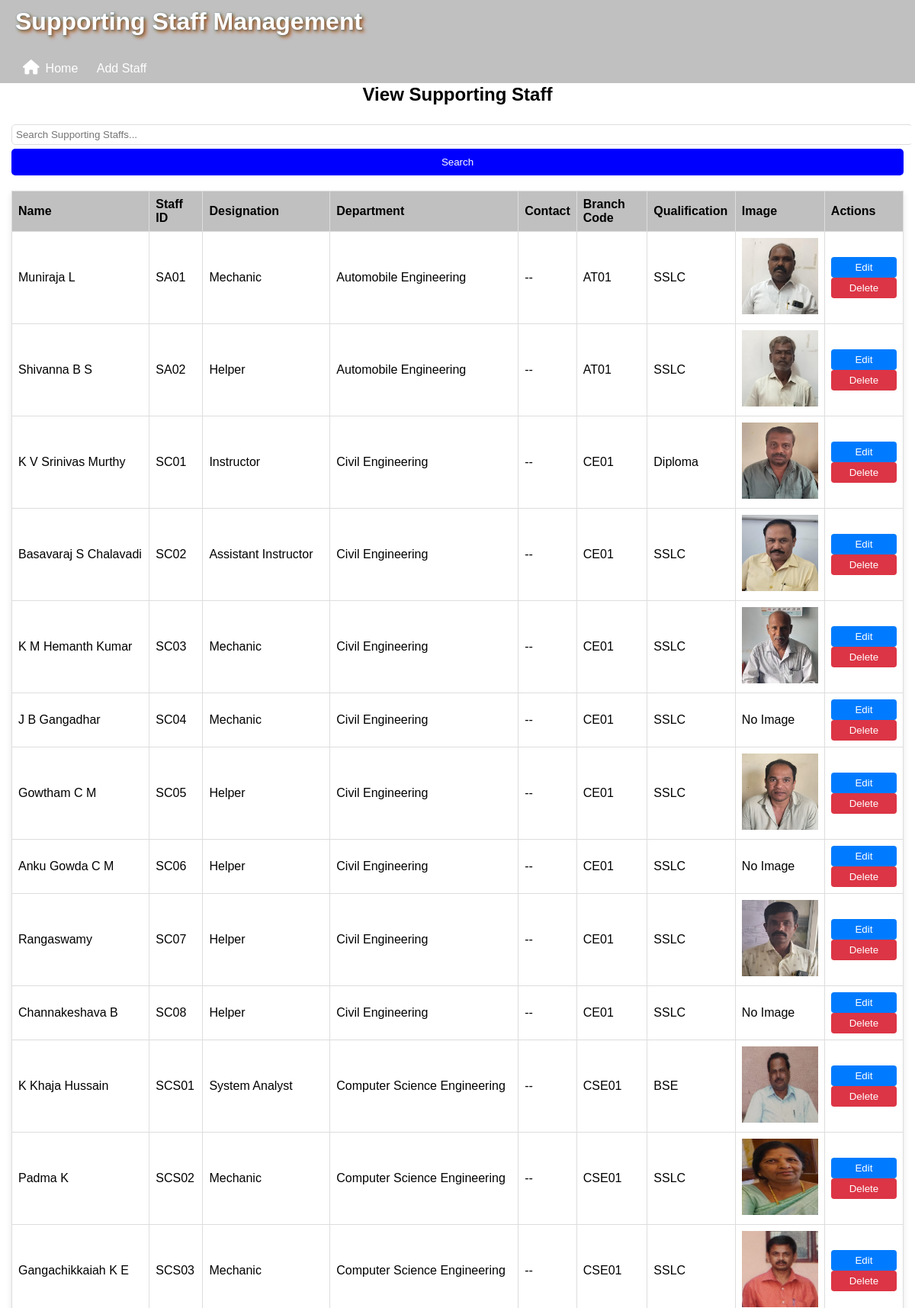
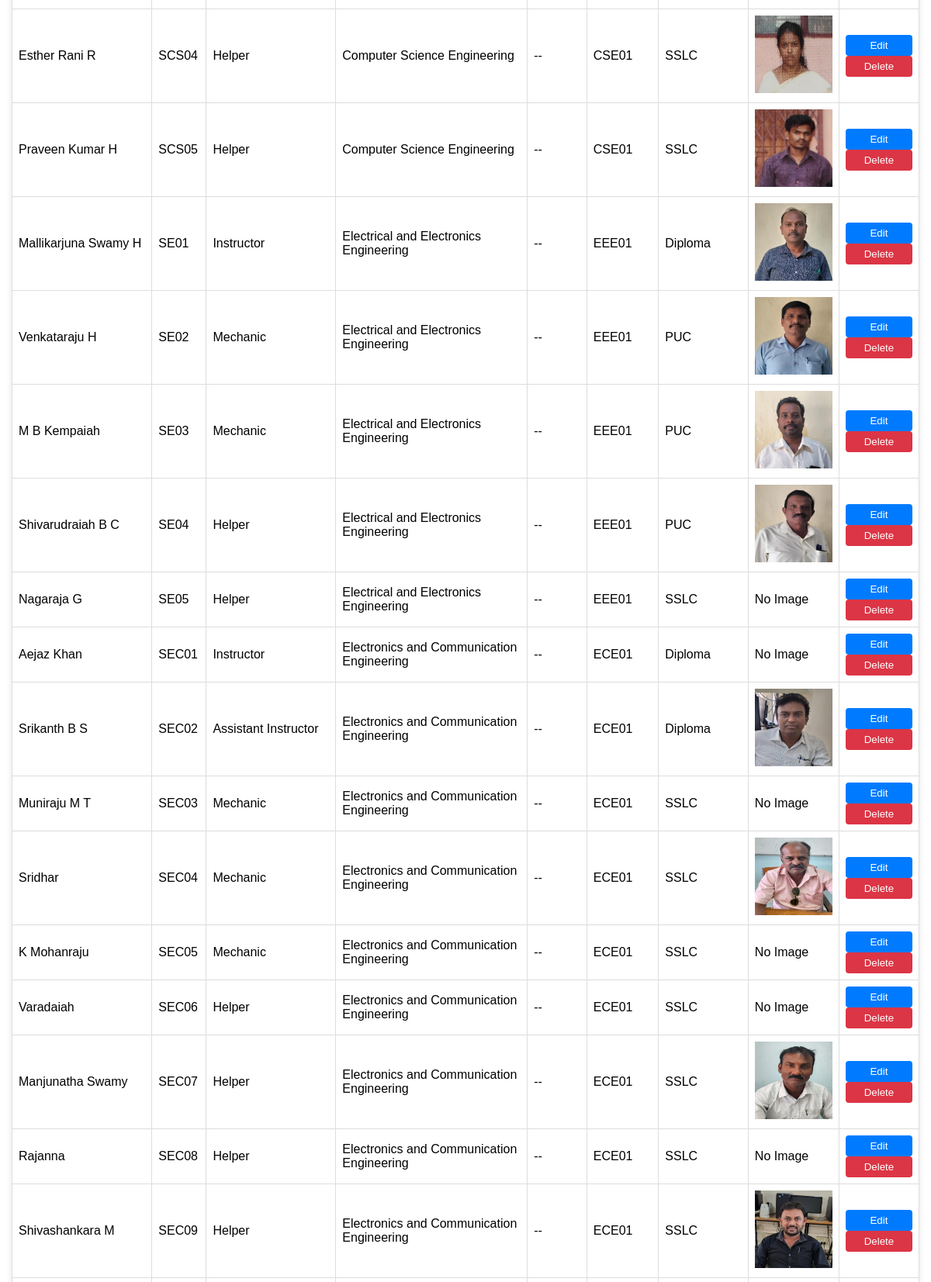
The app's page /staff (signed in, upper part) with its own data (2 pictures, top to bottom).
### models.py (models this page shows)
class Staff(db.Model):
    __tablename__ = 'staff'
    id = db.Column(db.Integer, primary_key=True)
    staff_name = db.Column(db.String(100), nullable=False)
    staff_id = db.Column(db.String(20), unique=True, nullable=False)
    designation = db.Column(db.String(100), nullable=False)
    department = db.Column(db.String(100), nullable=False)
    contact = db.Column(db.String(15), nullable=False)  # Changed from Integer to String (for consistency)
    qualification = db.Column(db.String(50), nullable=False)
    branch_code = db.Column(db.String(10), db.ForeignKey('branches.branch_code'), nullable=True)  # Fixed FK reference
    image_url = db.Column(db.String(255), nullable=True)

### app.py (the view)
@app.route("/staff")
@login_required
def staff():
    query = request.args.get('query', '')
    if query:
        staff_members = Staff.query.filter(
            (Staff.staff_name.ilike(f"%{query}%")) |
            (Staff.staff_id.ilike(f"%{query}%")) |
            (Staff.designation.ilike(f"%{query}%")) |
            (Staff.department.ilike(f"%{query}%")) |
            (Staff.branch_code.ilike(f"%{query}%")) |
            (Staff.contact.ilike(f"%{query}%")) |
            (Staff.qualification.ilike(f"%{query}%"))
        ).order_by(Staff.staff_id.asc()).all()
    else:
        staff_members = Staff.query.order_by(Staff.staff_id.asc()).all()
    return render_template("view_staff.html", staff_members=staff_members, query=query)

### app.py (called while the page is built)
@login_manager.user_loader
def load_user(user_id):
    return User.query.get(int(user_id))

### templates/view_staff.html (shortened to what this page needs)
{% extends "staff.html" %}
{% block content %}
<h2>View Supporting Staff</h2>
<form method="GET" action="{{ url_for('staff') }}">
  <input type="text" name="query"  placeholder="Search Supporting Staffs..." value="{{ request.args.get('query', '') }}">
  <button type="submit">Search</button>
</form>
<table>
  <thead>
  <tr>
    <th>Name</th>
    <th>Staff ID</th>
    <th>Designation</th>
    <th>Department</th>
    <th>Contact</th>
    <th>Branch Code</th>
    <th>Qualification</th>
    <th>Image</th>
    <th>Actions</th>
  </tr>
  </thead>
  <tbody>
  {% for staff in staff_members %}
  <tr>
    <td>{{ staff.staff_name }}</td>
    <td>{{ staff.staff_id }}</td>
    <td>{{ staff.designation }}</td>
    <td>{{ staff.department }}</td>
    <td>{{ staff.contact }}</td>
    <td>{{ staff.branch_code }}</td>
    <td>{{ staff.qualification }}</td>
    <td>
      {% if staff.image_url %}
      <img src="{{ staff.image_url }}" alt="Staff Image" width="100" height="100">
      {% else %}
      No Image
      {% endif %}
    </td>
    <td>
      <a href="{{ url_for('edit_staff', id=staff.id, query=query) }}">
        <button type="button" class="edit-btn">Edit</button>
      </a>
      <form action="{{ url_for('delete_staff', id=staff.id, query=request.args.get('query', '')) }}" method="POST" style="display:inline;">
        <button type="submit" class="delete-btn" onclick="return confirm('Are you sure you want to delete this Staff?');">Delete</button>
      </form>
    </td>
  </tr>
  {% endfor %}
  </tbody>
</table>
{% endblock %}

### static/styles.css (style rules this page uses)
body { font-family: Arial, sans-serif; margin: 5px; padding: 0; height: 100vh; }
h2 { text-align: center; }
input { width: 100%; padding: 10px; margin: 10px 0; border: 1px solid #ddd; border-radius: 5px; }
table { width: 100%; border-collapse: collapse; margin-top: 20px; box-shadow: 0 4px 8px rgba(0, 0, 0, 0.1); }
table th, table td { border: 1px solid #ddd; padding: 8px; text-align: left; }
table th { background-color: silver; color: black; }
form input { margin: 5px 0; padding: 5px; }
button { width: 100%; padding: 10px; background-color: #0000ff; color: white; border: none; border-radius:5px; cursor: pointer; }

### templates/view_staff.html (style rules this page uses)
.edit-btn { background-color: #007BFF; color: white; border: none; padding: 6px 12px; cursor: pointer; border-radius: 4px; }
.delete-btn { background-color: #dc3545; color: white; border: none; padding: 6px 12px; cursor: pointer; border-radius: 4px; }

### records on screen
Staff: staff_name "Muniraja L", staff_id "SA01", designation "Mechanic", department "Automobile Engineering", contact "--", branch_code "AT01", qualification "SSLC", image_url (picture)
Staff: staff_name "Shivanna B S", staff_id "SA02", designation "Helper", department "Automobile Engineering", contact "--", branch_code "AT01", qualification "SSLC", image_url (picture)
Staff: staff_name "K V Srinivas Murthy", staff_id "SC01", designation "Instructor", department "Civil Engineering", contact "--", branch_code "CE01", qualification "Diploma", image_url (picture)
Staff: staff_name "Basavaraj S Chalavadi", staff_id "SC02", designation "Assistant Instructor", department "Civil Engineering", contact "--", branch_code "CE01", qualification "SSLC", image_url (picture)
Staff: staff_name "K M Hemanth Kumar", staff_id "SC03", designation "Mechanic", department "Civil Engineering", contact "--", branch_code "CE01", qualification "SSLC", image_url (picture)
Staff: staff_name "J B Gangadhar", staff_id "SC04", designation "Mechanic", department "Civil Engineering", contact "--", branch_code "CE01", qualification "SSLC", shows "No Image"
Staff: staff_name "Gowtham C M", staff_id "SC05", designation "Helper", department "Civil Engineering", contact "--", branch_code "CE01", qualification "SSLC", image_url (picture)
Staff: staff_name "Anku Gowda C M", staff_id "SC06", designation "Helper", department "Civil Engineering", contact "--", branch_code "CE01", qualification "SSLC", shows "No Image"
Staff: staff_name "Rangaswamy", staff_id "SC07", designation "Helper", department "Civil Engineering", contact "--", branch_code "CE01", qualification "SSLC", image_url (picture)
Staff: staff_name "Channakeshava B", staff_id "SC08", designation "Helper", department "Civil Engineering", contact "--", branch_code "CE01", qualification "SSLC", shows "No Image"
Staff: staff_name "K Khaja Hussain", staff_id "SCS01", designation "System Analyst", department "Computer Science Engineering", contact "--", branch_code "CSE01", qualification "BSE", image_url (picture)
Staff: staff_name "Padma K", staff_id "SCS02", designation "Mechanic", department "Computer Science Engineering", contact "--", branch_code "CSE01", qualification "SSLC", image_url (picture)
Staff: staff_name "Gangachikkaiah K E", staff_id "SCS03", designation "Mechanic", department "Computer Science Engineering", contact "--", branch_code "CSE01", qualification "SSLC", image_url (picture)
Staff: staff_name "Esther Rani R", staff_id "SCS04", designation "Helper", department "Computer Science Engineering", contact "--", branch_code "CSE01", qualification "SSLC", image_url (picture)
Staff: staff_name "Praveen Kumar H", staff_id "SCS05", designation "Helper", department "Computer Science Engineering", contact "--", branch_code "CSE01", qualification "SSLC", image_url (picture)
Staff: staff_name "Mallikarjuna Swamy H", staff_id "SE01", designation "Instructor", department "Electrical and Electronics Engineering", contact "--", branch_code "EEE01", qualification "Diploma", image_url (picture)
Staff: staff_name "Venkataraju H", staff_id "SE02", designation "Mechanic", department "Electrical and Electronics Engineering", contact "--", branch_code "EEE01", qualification "PUC", image_url (picture)
Staff: staff_name "M B Kempaiah", staff_id "SE03", designation "Mechanic", department "Electrical and Electronics Engineering", contact "--", branch_code "EEE01", qualification "PUC", image_url (picture)
Staff: staff_name "Shivarudraiah B C", staff_id "SE04", designation "Helper", department "Electrical and Electronics Engineering", contact "--", branch_code "EEE01", qualification "PUC", image_url (picture)
Staff: staff_name "Nagaraja G", staff_id "SE05", designation "Helper", department "Electrical and Electronics Engineering", contact "--", branch_code "EEE01", qualification "SSLC", shows "No Image"
Staff: staff_name "Aejaz Khan", staff_id "SEC01", designation "Instructor", department "Electronics and Communication Engineering", contact "--", branch_code "ECE01", qualification "Diploma", shows "No Image"
Staff: staff_name "Srikanth B S", staff_id "SEC02", designation "Assistant Instructor", department "Electronics and Communication Engineering", contact "--", branch_code "ECE01", qualification "Diploma", image_url (picture)
Staff: staff_name "Muniraju M T", staff_id "SEC03", designation "Mechanic", department "Electronics and Communication Engineering", contact "--", branch_code "ECE01", qualification "SSLC", shows "No Image"
Staff: staff_name "Sridhar", staff_id "SEC04", designation "Mechanic", department "Electronics and Communication Engineering", contact "--", branch_code "ECE01", qualification "SSLC", image_url (picture)
Staff: staff_name "K Mohanraju", staff_id "SEC05", designation "Mechanic", department "Electronics and Communication Engineering", contact "--", branch_code "ECE01", qualification "SSLC", shows "No Image"
Staff: staff_name "Varadaiah", staff_id "SEC06", designation "Helper", department "Electronics and Communication Engineering", contact "--", branch_code "ECE01", qualification "SSLC", shows "No Image"
Staff: staff_name "Manjunatha Swamy", staff_id "SEC07", designation "Helper", department "Electronics and Communication Engineering", contact "--", branch_code "ECE01", qualification "SSLC", image_url (picture)
Staff: staff_name "Rajanna", staff_id "SEC08", designation "Helper", department "Electronics and Communication Engineering", contact "--", branch_code "ECE01", qualification "SSLC", shows "No Image"
Staff: staff_name "Shivashankara M", staff_id "SEC09", designation "Helper", department "Electronics and Communication Engineering", contact "--", branch_code "ECE01", qualification "SSLC", image_url (picture)
